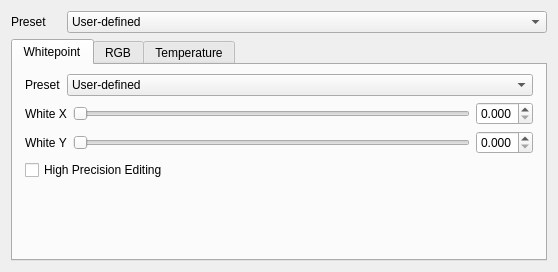
<?xml version="1.0" encoding="UTF-8"?>
<ui version="4.0">
 <class>ColorSpaceWidget</class>
 <widget class="QWidget" name="ColorSpaceWidget">
  <property name="geometry">
   <rect>
    <x>0</x>
    <y>0</y>
    <width>558</width>
    <height>272</height>
   </rect>
  </property>
  <property name="windowTitle">
   <string>Form</string>
  </property>
  <layout class="QVBoxLayout" name="verticalLayout">
   <item>
    <layout class="QGridLayout" name="gridLayout">
     <item row="0" column="0">
      <widget class="QLabel" name="label_colorSpacePreset">
       <property name="maximumSize">
        <size>
         <width>50</width>
         <height>16777215</height>
        </size>
       </property>
       <property name="text">
        <string>Preset</string>
       </property>
      </widget>
     </item>
     <item row="0" column="1" colspan="2">
      <widget class="QComboBox" name="comboBox_colorSpacePreset">
       <property name="sizePolicy">
        <sizepolicy hsizetype="Preferred" vsizetype="Fixed">
         <horstretch>0</horstretch>
         <verstretch>0</verstretch>
        </sizepolicy>
       </property>
       <property name="toolTip">
        <string>Select ColorSpace Preset</string>
       </property>
       <item>
        <property name="text">
         <string>User-defined</string>
        </property>
       </item>
       <item>
        <property name="text">
         <string>SMPTE (D65)</string>
        </property>
       </item>
       <item>
        <property name="text">
         <string>sRGB - HDTV (ITU-R BT.709-5)</string>
        </property>
       </item>
       <item>
        <property name="text">
         <string>ROMM RGB</string>
        </property>
       </item>
       <item>
        <property name="text">
         <string>Adobe RGB 98</string>
        </property>
       </item>
       <item>
        <property name="text">
         <string>Apple RGB</string>
        </property>
       </item>
       <item>
        <property name="text">
         <string>NTSC (FCC 1953)</string>
        </property>
       </item>
       <item>
        <property name="text">
         <string>NTSC (1979) (SMPTE C/-RP 145)</string>
        </property>
       </item>
       <item>
        <property name="text">
         <string>PAL/SECAM (EBU 3213)</string>
        </property>
       </item>
       <item>
        <property name="text">
         <string>CIE (1931) E</string>
        </property>
       </item>
      </widget>
     </item>
     <item row="1" column="0" colspan="3">
      <widget class="QTabWidget" name="tabs_colorSpaceTabs">
       <property name="currentIndex">
        <number>0</number>
       </property>
       <widget class="QWidget" name="tab_whitepoint">
        <attribute name="title">
         <string>Whitepoint</string>
        </attribute>
        <layout class="QGridLayout" name="gridLayout_15">
         <property name="leftMargin">
          <number>12</number>
         </property>
         <property name="rightMargin">
          <number>12</number>
         </property>
         <property name="bottomMargin">
          <number>12</number>
         </property>
         <item row="0" column="0">
          <layout class="QGridLayout" name="gridLayout_28">
           <item row="0" column="0">
            <widget class="QLabel" name="label_whitePointPreset">
             <property name="sizePolicy">
              <sizepolicy hsizetype="Maximum" vsizetype="Preferred">
               <horstretch>0</horstretch>
               <verstretch>0</verstretch>
              </sizepolicy>
             </property>
             <property name="text">
              <string>Preset</string>
             </property>
             <property name="buddy">
              <cstring>comboBox_whitePointPreset</cstring>
             </property>
            </widget>
           </item>
           <item row="0" column="1" colspan="3">
            <widget class="QComboBox" name="comboBox_whitePointPreset">
             <property name="currentIndex">
              <number>0</number>
             </property>
             <item>
              <property name="text">
               <string>User-defined</string>
              </property>
             </item>
             <item>
              <property name="text">
               <string>A - incandescent</string>
              </property>
             </item>
             <item>
              <property name="text">
               <string>B - sunlight</string>
              </property>
             </item>
             <item>
              <property name="text">
               <string>C - daylight</string>
              </property>
             </item>
             <item>
              <property name="text">
               <string>D50 - daylight, 5003K</string>
              </property>
             </item>
             <item>
              <property name="text">
               <string>D55 - daylight, 5503K</string>
              </property>
             </item>
             <item>
              <property name="text">
               <string>D65 - daylight, 6504K</string>
              </property>
             </item>
             <item>
              <property name="text">
               <string>D75 - daylight, 7504K</string>
              </property>
             </item>
             <item>
              <property name="text">
               <string>E - equal energy</string>
              </property>
             </item>
             <item>
              <property name="text">
               <string>F2 - standard fluorescent</string>
              </property>
             </item>
             <item>
              <property name="text">
               <string>F7 - broadband fluorescent</string>
              </property>
             </item>
             <item>
              <property name="text">
               <string>F11 - narrow threeband fluorescent</string>
              </property>
             </item>
             <item>
              <property name="text">
               <string>9300K</string>
              </property>
             </item>
             <item>
              <property name="text">
               <string>D65 (SMPTE)</string>
              </property>
             </item>             
            </widget>
           </item>
           <item row="1" column="0" colspan="2">
            <widget class="QLabel" name="label_whitePointX">
             <property name="text">
              <string>White X</string>
             </property>
             <property name="buddy">
              <cstring>slider_whitePointX</cstring>
             </property>
            </widget>
           </item>
           <item row="1" column="2">
            <widget class="QSlider" name="slider_whitePointX">
             <property name="toolTip">
              <string>Adjust Whitepoint X</string>
             </property>
             <property name="maximum">
              <number>512</number>
             </property>
             <property name="orientation">
              <enum>Qt::Horizontal</enum>
             </property>
            </widget>
           </item>
           <item row="1" column="3">
            <widget class="QDoubleSpinBox" name="spinBox_whitePointX">
             <property name="toolTip">
              <string>White X</string>
             </property>
             <property name="keyboardTracking">
              <bool>false</bool>
             </property>
             <property name="decimals">
              <number>3</number>
             </property>
             <property name="maximum">
              <double>1.000000000000000</double>
             </property>
             <property name="singleStep">
              <double>0.010000000000000</double>
             </property>
            </widget>
           </item>
           <item row="2" column="0" colspan="2">
            <widget class="QLabel" name="label_whtePointY">
             <property name="text">
              <string>White Y</string>
             </property>
             <property name="buddy">
              <cstring>slider_whitePointY</cstring>
             </property>
            </widget>
           </item>
           <item row="2" column="2">
            <widget class="QSlider" name="slider_whitePointY">
             <property name="toolTip">
              <string>Adjust Whitepoint Y</string>
             </property>
             <property name="maximum">
              <number>512</number>
             </property>
             <property name="orientation">
              <enum>Qt::Horizontal</enum>
             </property>
            </widget>
           </item>
           <item row="2" column="3">
            <widget class="QDoubleSpinBox" name="spinBox_whitePointY">
             <property name="toolTip">
              <string>White Y</string>
             </property>
             <property name="keyboardTracking">
              <bool>false</bool>
             </property>
             <property name="decimals">
              <number>3</number>
             </property>
             <property name="maximum">
              <double>1.000000000000000</double>
             </property>
             <property name="singleStep">
              <double>0.010000000000000</double>
             </property>
            </widget>
           </item>
          </layout>
         </item>
         <item row="3" column="0">
          <spacer name="verticalSpacer_2">
           <property name="orientation">
            <enum>Qt::Vertical</enum>
           </property>
           <property name="sizeHint" stdset="0">
            <size>
             <width>0</width>
             <height>0</height>
            </size>
           </property>
          </spacer>
         </item>
         <item row="2" column="0">
          <widget class="QCheckBox" name="checkbox_precisionEdit">
           <property name="enabled">
            <bool>true</bool>
           </property>
           <property name="maximumSize">
            <size>
             <width>16777215</width>
             <height>16777215</height>
            </size>
           </property>
           <property name="toolTip">
            <string>Toggle Adjustment 2th/4th decimal</string>
           </property>
           <property name="text">
            <string>High Precision Editing</string>
           </property>
          </widget>
         </item>
        </layout>
       </widget>
       <widget class="QWidget" name="tab_rgb">
        <attribute name="title">
         <string>RGB</string>
        </attribute>
        <layout class="QGridLayout" name="gridLayout_14">
         <property name="leftMargin">
          <number>12</number>
         </property>
         <property name="rightMargin">
          <number>12</number>
         </property>
         <property name="bottomMargin">
          <number>12</number>
         </property>
         <item row="0" column="0">
          <layout class="QGridLayout" name="gridLayout_2">
           <item row="0" column="0" colspan="2">
            <widget class="QLabel" name="label_rgbXY">
             <property name="text">
              <string>Red/Green/Blue XY</string>
             </property>
            </widget>
           </item>
           <item row="1" column="0">
            <widget class="QSlider" name="slider_redX">
             <property name="toolTip">
              <string>Red X</string>
             </property>
             <property name="maximum">
              <number>512</number>
             </property>
             <property name="orientation">
              <enum>Qt::Horizontal</enum>
             </property>
            </widget>
           </item>
           <item row="1" column="1">
            <widget class="QDoubleSpinBox" name="spinBox_redX">
             <property name="toolTip">
              <string>Red X</string>
             </property>
             <property name="keyboardTracking">
              <bool>false</bool>
             </property>
             <property name="decimals">
              <number>3</number>
             </property>
             <property name="maximum">
              <double>1.000000000000000</double>
             </property>
             <property name="singleStep">
              <double>0.010000000000000</double>
             </property>
            </widget>
           </item>
           <item row="1" column="2">
            <widget class="QSlider" name="slider_redY">
             <property name="toolTip">
              <string>Red Y</string>
             </property>
             <property name="maximum">
              <number>512</number>
             </property>
             <property name="orientation">
              <enum>Qt::Horizontal</enum>
             </property>
            </widget>
           </item>
           <item row="1" column="3">
            <widget class="QDoubleSpinBox" name="spinBox_redY">
             <property name="toolTip">
              <string>Red Y</string>
             </property>
             <property name="keyboardTracking">
              <bool>false</bool>
             </property>
             <property name="decimals">
              <number>3</number>
             </property>
             <property name="maximum">
              <double>1.000000000000000</double>
             </property>
             <property name="singleStep">
              <double>0.010000000000000</double>
             </property>
            </widget>
           </item>
           <item row="2" column="0">
            <widget class="QSlider" name="slider_greenX">
             <property name="toolTip">
              <string>Green X</string>
             </property>
             <property name="maximum">
              <number>512</number>
             </property>
             <property name="orientation">
              <enum>Qt::Horizontal</enum>
             </property>
            </widget>
           </item>
           <item row="2" column="1">
            <widget class="QDoubleSpinBox" name="spinBox_greenX">
             <property name="toolTip">
              <string>Green X</string>
             </property>
             <property name="keyboardTracking">
              <bool>false</bool>
             </property>
             <property name="decimals">
              <number>3</number>
             </property>
             <property name="maximum">
              <double>1.000000000000000</double>
             </property>
             <property name="singleStep">
              <double>0.010000000000000</double>
             </property>
            </widget>
           </item>
           <item row="2" column="2">
            <widget class="QSlider" name="slider_greenY">
             <property name="toolTip">
              <string>Green Y</string>
             </property>
             <property name="maximum">
              <number>512</number>
             </property>
             <property name="orientation">
              <enum>Qt::Horizontal</enum>
             </property>
            </widget>
           </item>
           <item row="2" column="3">
            <widget class="QDoubleSpinBox" name="spinBox_greenY">
             <property name="toolTip">
              <string>Green Y</string>
             </property>
             <property name="keyboardTracking">
              <bool>false</bool>
             </property>
             <property name="decimals">
              <number>3</number>
             </property>
             <property name="maximum">
              <double>1.000000000000000</double>
             </property>
             <property name="singleStep">
              <double>0.010000000000000</double>
             </property>
            </widget>
           </item>
           <item row="3" column="0">
            <widget class="QSlider" name="slider_blueX">
             <property name="toolTip">
              <string>Blue X</string>
             </property>
             <property name="maximum">
              <number>512</number>
             </property>
             <property name="orientation">
              <enum>Qt::Horizontal</enum>
             </property>
            </widget>
           </item>
           <item row="3" column="1">
            <widget class="QDoubleSpinBox" name="spinBox_blueX">
             <property name="toolTip">
              <string>Blue X</string>
             </property>
             <property name="keyboardTracking">
              <bool>false</bool>
             </property>
             <property name="decimals">
              <number>3</number>
             </property>
             <property name="maximum">
              <double>1.000000000000000</double>
             </property>
             <property name="singleStep">
              <double>0.010000000000000</double>
             </property>
            </widget>
           </item>
           <item row="3" column="2">
            <widget class="QSlider" name="slider_blueY">
             <property name="toolTip">
              <string>Blue Y</string>
             </property>
             <property name="maximum">
              <number>512</number>
             </property>
             <property name="orientation">
              <enum>Qt::Horizontal</enum>
             </property>
            </widget>
           </item>
           <item row="3" column="3">
            <widget class="QDoubleSpinBox" name="spinBox_blueY">
             <property name="toolTip">
              <string>Blue Y</string>
             </property>
             <property name="keyboardTracking">
              <bool>false</bool>
             </property>
             <property name="decimals">
              <number>3</number>
             </property>
             <property name="minimum">
              <double>0.000000000000000</double>
             </property>
             <property name="maximum">
              <double>1.000000000000000</double>
             </property>
             <property name="singleStep">
              <double>0.010000000000000</double>
             </property>
             <property name="value">
              <double>0.000000000000000</double>
             </property>
            </widget>
           </item>
          </layout>
         </item>
         <item row="1" column="0">
          <spacer name="verticalSpacer">
           <property name="orientation">
            <enum>Qt::Vertical</enum>
           </property>
           <property name="sizeHint" stdset="0">
            <size>
             <width>0</width>
             <height>0</height>
            </size>
           </property>
          </spacer>
         </item>
        </layout>
       </widget>
       <widget class="QWidget" name="tab_temperature">
        <attribute name="title">
         <string>Temperature</string>
        </attribute>
        <layout class="QGridLayout" name="gridLayout_4">
         <item row="0" column="0">
          <layout class="QGridLayout" name="gridLayout_3">
           <item row="1" column="0">
            <widget class="QLabel" name="label_whitePointTemp">
             <property name="text">
              <string>Temperature</string>
             </property>
            </widget>
           </item>
           <item row="1" column="1">
            <widget class="QSlider" name="slider_temperature">
             <property name="toolTip">
              <string>Correlated color temperature</string>
             </property>
             <property name="minimum">
              <number>1900</number>
             </property>
             <property name="maximum">
              <number>25000</number>
             </property>
             <property name="singleStep">
              <number>100</number>
             </property>
             <property name="pageStep">
              <number>1000</number>
             </property>
             <property name="sliderPosition">
              <number>6504</number>
             </property>
             <property name="orientation">
              <enum>Qt::Horizontal</enum>
             </property>
             <property name="tickPosition">
              <enum>QSlider::TicksBelow</enum>
             </property>
             <property name="tickInterval">
              <number>1000</number>
             </property>
            </widget>
           </item>
           <item row="1" column="2">
            <widget class="QDoubleSpinBox" name="spinBox_temperature">
             <property name="sizePolicy">
              <sizepolicy hsizetype="Minimum" vsizetype="Fixed">
               <horstretch>0</horstretch>
               <verstretch>0</verstretch>
              </sizepolicy>
             </property>
             <property name="minimumSize">
              <size>
               <width>0</width>
               <height>0</height>
              </size>
             </property>
             <property name="toolTip">
              <string>Correlated color temperature</string>
             </property>
             <property name="wrapping">
              <bool>false</bool>
             </property>
             <property name="frame">
              <bool>true</bool>
             </property>
             <property name="buttonSymbols">
              <enum>QAbstractSpinBox::UpDownArrows</enum>
             </property>
             <property name="suffix">
              <string notr="true"> K</string>
             </property>
             <property name="decimals">
              <number>0</number>
             </property>
             <property name="minimum">
              <double>1900.000000000000000</double>
             </property>
             <property name="maximum">
              <double>25000.000000000000000</double>
             </property>
             <property name="singleStep">
              <double>100.000000000000000</double>
             </property>
             <property name="value">
              <double>6504.000000000000000</double>
             </property>
            </widget>
           </item>
          </layout>
         </item>
         <item row="2" column="0">
          <spacer name="verticalSpacer_3">
           <property name="orientation">
            <enum>Qt::Vertical</enum>
           </property>
           <property name="sizeHint" stdset="0">
            <size>
             <width>20</width>
             <height>147</height>
            </size>
           </property>
          </spacer>
         </item>
         <item row="1" column="0">
          <widget class="QLabel" name="label_whitePointTempNotice">
           <property name="text">
            <string>Note: Conversion between xy coordinates and correlated color temperature is approximate, and may be poor for data outside of the range spanned by the CIE A to D75 illuminants.</string>
           </property>
           <property name="wordWrap">
            <bool>true</bool>
           </property>
          </widget>
         </item>
        </layout>
       </widget>
      </widget>
     </item>
    </layout>
   </item>
  </layout>
 </widget>
 <resources/>
 <connections/>
</ui>
